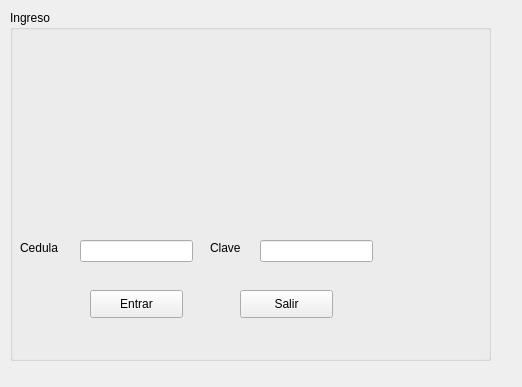
<?xml version="1.0" encoding="UTF-8"?>
<ui version="4.0">
 <class>Widget</class>
 <widget class="QWidget" name="Widget">
  <property name="geometry">
   <rect>
    <x>0</x>
    <y>0</y>
    <width>522</width>
    <height>387</height>
   </rect>
  </property>
  <property name="windowTitle">
   <string>Widget</string>
  </property>
  <widget class="QGroupBox" name="groupBox">
   <property name="geometry">
    <rect>
     <x>10</x>
     <y>10</y>
     <width>481</width>
     <height>351</height>
    </rect>
   </property>
   <property name="title">
    <string>Ingreso</string>
   </property>
   <widget class="QLabel" name="lblUsuario">
    <property name="geometry">
     <rect>
      <x>10</x>
      <y>230</y>
      <width>55</width>
      <height>16</height>
     </rect>
    </property>
    <property name="text">
     <string>Cedula</string>
    </property>
   </widget>
   <widget class="QLabel" name="lblPassword">
    <property name="geometry">
     <rect>
      <x>200</x>
      <y>230</y>
      <width>41</width>
      <height>16</height>
     </rect>
    </property>
    <property name="text">
     <string>Clave</string>
    </property>
   </widget>
   <widget class="QPushButton" name="btnEnviar">
    <property name="geometry">
     <rect>
      <x>80</x>
      <y>280</y>
      <width>93</width>
      <height>28</height>
     </rect>
    </property>
    <property name="text">
     <string>Entrar</string>
    </property>
   </widget>
   <widget class="QPushButton" name="btnCancelar">
    <property name="geometry">
     <rect>
      <x>230</x>
      <y>280</y>
      <width>93</width>
      <height>28</height>
     </rect>
    </property>
    <property name="text">
     <string>Salir</string>
    </property>
   </widget>
   <widget class="QLineEdit" name="txtUsuario">
    <property name="geometry">
     <rect>
      <x>70</x>
      <y>230</y>
      <width>113</width>
      <height>22</height>
     </rect>
    </property>
   </widget>
   <widget class="QLineEdit" name="txtClave">
    <property name="geometry">
     <rect>
      <x>250</x>
      <y>230</y>
      <width>113</width>
      <height>22</height>
     </rect>
    </property>
   </widget>
   <widget class="QLabel" name="label">
    <property name="enabled">
     <bool>true</bool>
    </property>
    <property name="geometry">
     <rect>
      <x>20</x>
      <y>20</y>
      <width>431</width>
      <height>191</height>
     </rect>
    </property>
    <property name="tabletTracking">
     <bool>false</bool>
    </property>
    <property name="autoFillBackground">
     <bool>false</bool>
    </property>
    <property name="text">
     <string/>
    </property>
    <property name="pixmap">
     <pixmap resource="vota.qrc">:/imagenesQt/eled.png</pixmap>
    </property>
    <property name="scaledContents">
     <bool>true</bool>
    </property>
    <property name="wordWrap">
     <bool>false</bool>
    </property>
    <property name="openExternalLinks">
     <bool>false</bool>
    </property>
   </widget>
  </widget>
 </widget>
 <resources>
  <include location="vota.qrc"/>
 </resources>
 <connections/>
</ui>
